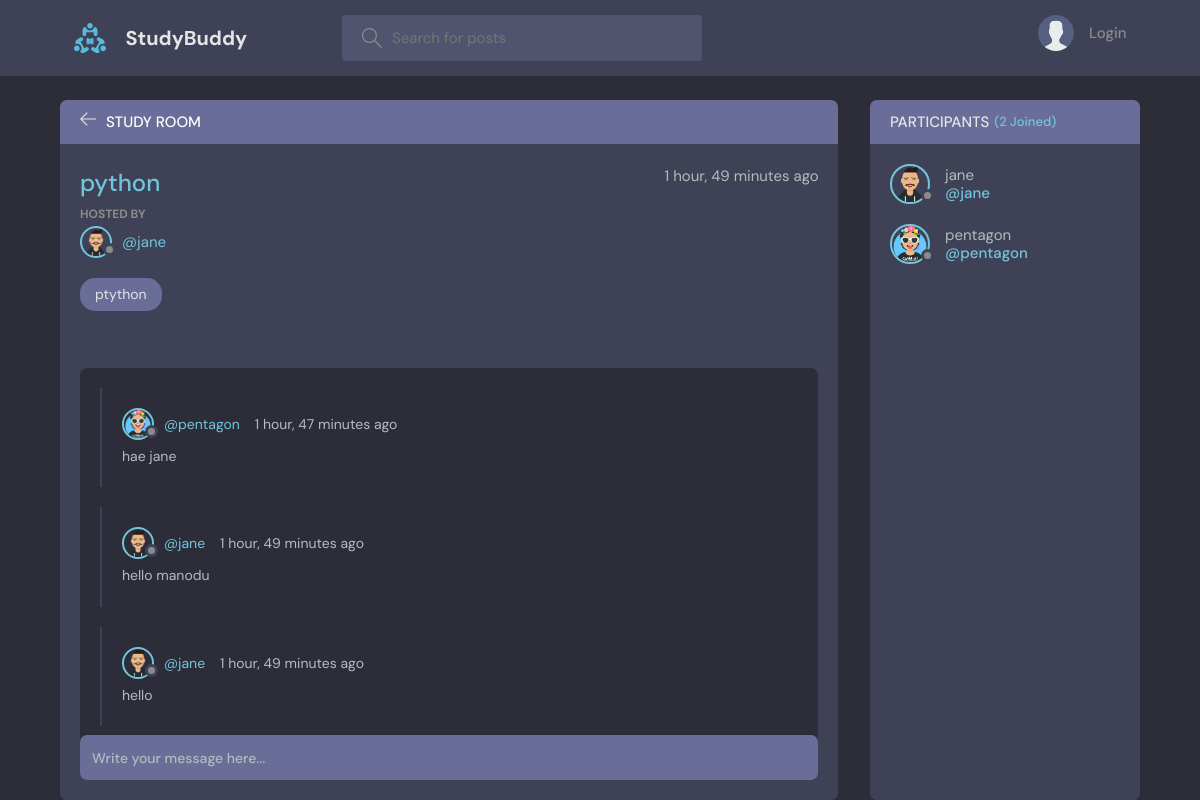
Page /room/2/ on the committed database.
### base/models.py (models this page shows, shortened)
class Room(models.Model):
    host = models.ForeignKey(User, on_delete=models.CASCADE)
    topic = models.ForeignKey(
        Topic, on_delete=models.SET_NULL, null=True, blank=True)
    name = models.CharField(max_length=200)
    description = models.TextField(null=True, blank=True)
    participants = models.ManyToManyField(
        User, related_name='participants', blank=True)
    created = models.DateTimeField(auto_now_add=True)
    updated = models.DateTimeField(auto_now=True)
    class Meta:
        ordering = ['-updated', '-created']

class User(AbstractUser):
    name = models.CharField(max_length=200, null=True)
    email = models.EmailField(unique=True, null=True)
    bio = models.TextField(null=True)
    avatar = models.ImageField(
        null=True, default="avatar.svg", upload_to='images')
    USERNAME_FIELD = 'email'
    REQUIRED_FIELDS = ['username']

class Topic(models.Model):
    name = models.CharField(max_length=200)
    def __str__(self):
        return self.name

class Message(models.Model):
    user = models.ForeignKey(User, on_delete=models.CASCADE)
    room = models.ForeignKey(
        Room, on_delete=models.CASCADE, related_name='messages')
    body = models.TextField()
    created = models.DateTimeField(auto_now_add=True)
    updated = models.DateTimeField(auto_now=True)
    class Meta:
        ordering = ['-updated', '-created']

### base/views.py (the view)
# urls.py: path('room/<str:pk>/', views.room, name='room'),
def room(request, pk):
    room = get_object_or_404(Room, pk=pk)
    room_messages = room.messages.all()
    participants = room.participants.all()
    if request.method == 'POST':
        body = request.POST.get('body')
        if body:
            Message.objects.create(user=request.user, body=body, room=room)
            room.participants.add(request.user)
            return redirect('room', pk=room.id)
    context = {
        'room': room,
        'room_messages': room_messages,
        'participants': participants
    }
    return render(request, 'base/room.html', context)

### base/templates/base/room.html (shortened to what this page needs)
{% extends 'main.html' %}
{% block content %}
<main class="profile-page layout layout--2">
  <div class="container">
    <div class="room">
      <div class="room__top">
        <div class="room__topLeft">
          <a href="{% url 'home' %}">
            <svg version="1.1" xmlns="http://www.w3.org/2000/svg" width="32" height="32" viewBox="0 0 32 32">
              <title>arrow-left</title>
              <path
                d="M13.723 2.286l-13.723 13.714 13.719 13.714 1.616-1.611-10.96-10.96h27.625v-2.286h-27.625l10.965-10.965-1.616-1.607z">
              </path>
            </svg>
          </a>
          <h3> <a style="color:white;" href="{% url 'home' %}">Study Room</a></h3>
        </div>
      </div>
      <div class="room__box scroll">
        <div class="room__header scroll">
          <div class="room__info">
            <h3>{{room.name}}</h3>
            <span>{{room.created|timesince}} ago</span>
          </div>
          <div class="room__hosted">
            <p>Hosted By</p>
            <a href="{% url 'user-profile' room.host.id %}" class="room__author">
              <div class="avatar avatar--small">
                <img src="{{room.host.avatar.url}}" />
              </div>
              <span>@{{room.host.username}}</span>
            </a>
          </div>
          <span class="room__topics">{{room.topic}}</span>
        </div>
        <div class="room__conversation">
          <div class="threads scroll">
            {% for message in room_messages %}
            <div class="thread">
              <div class="thread__top">
                <div class="thread__author">
                  <a href="{% url 'user-profile' message.user.id %}" class="thread__authorInfo">
                    <div class="avatar avatar--small">
                      <img src="{{message.user.avatar.url}}" />
                    </div>
                    <span>@{{message.user.username}}</span>
                  </a>
                  <span class="thread__date">{{message.created|timesince}} ago</span>
                </div>
              </div>
              <div class="thread__details">
                {{message.body}}
              </div>
            </div>
            {% endfor %}
          </div>
        </div>
      </div>
      <div class="room__message">
        <form action="" method="POST">
          <input name="body" placeholder="Write your message here..." />
        </form>
      </div>
    </div>
    <div class="participants">
      <h3 class="participants__top">Participants <span>({{participants.count}} Joined)</span></h3>
      <div class="participants__list scroll">
        {% for user in participants %}
        <a href="{%  url 'user-profile' user.id %}" class="participant">
          <div class="avatar avatar--medium">
            <img src="{{user.avatar.url}}" />
          </div>
          <p>
            {{user.name}}
            <span>@{{user.username}}</span>
          </p>
        </a>
        {% endfor %}
      </div>
    </div>
  </div>
</main>
{% endblock content %}

### rows in the picture
Room: name "python", created "1 hour, 49 minutes", host.avatar (picture), host.username "jane", topic "ptython"
Message: user.avatar (placeholder picture), user.username "pentagon", created "1 hour, 47 minutes", body "hae jane"
Message: user.avatar (picture), user.username "jane", created "1 hour, 49 minutes", body "hello manodu"
Message: user.avatar (picture), user.username "jane", created "1 hour, 49 minutes", body "hello"
User: avatar (picture), name "jane", username "jane"
User: avatar (placeholder picture), name "pentagon", username "pentagon"

### other values in the picture
{{ participants.count }} "2"
